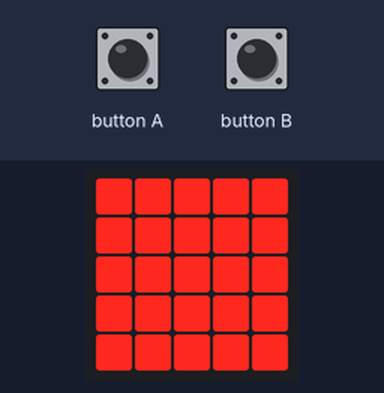
This program was run on a simulated BBC micro:bit (MakeCode). On the bench: the board's 5×5 LED display. The inputs (shaded band) are chosen by the test bench. Random numbers come from a fixed seed.

Above: at 0.1 s.
2.3 s: button A pressed for 0.15 s
At 4.1 s:
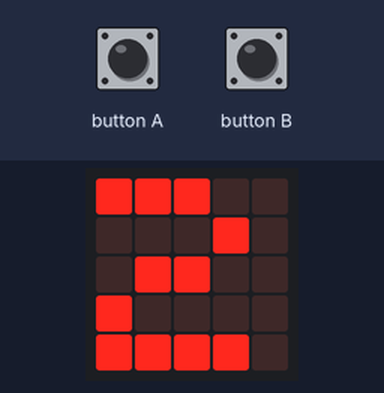
4.4 s: button B pressed for 0.15 s
At 5.8 s:
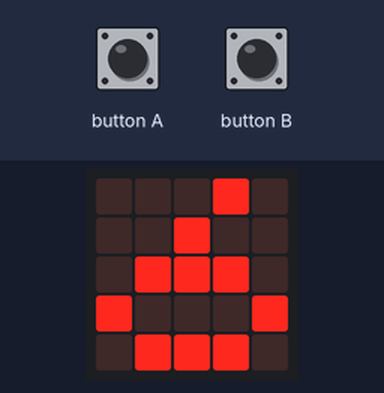
6.5 s: button A pressed for 0.15 s
At 7.4 s:
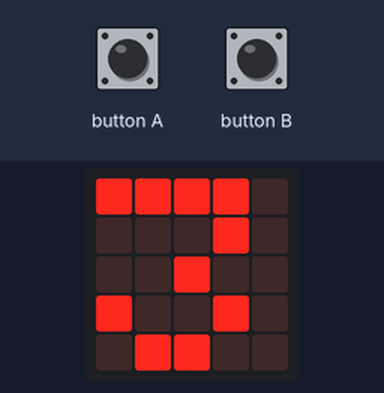
8.6 s: button B pressed for 0.15 s
At 10.2 s:
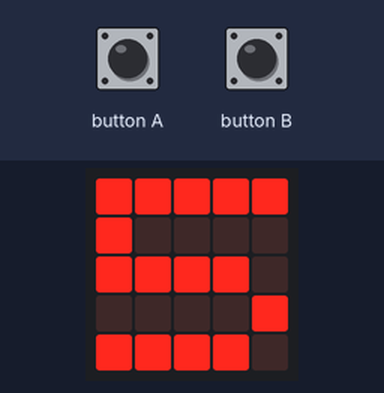
10.7 s: button B pressed for 0.15 s
At 11.2 s:
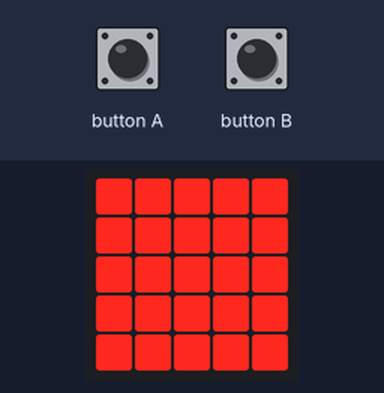
11.4 s: button B pressed for 0.15 s
At 12.85 s:
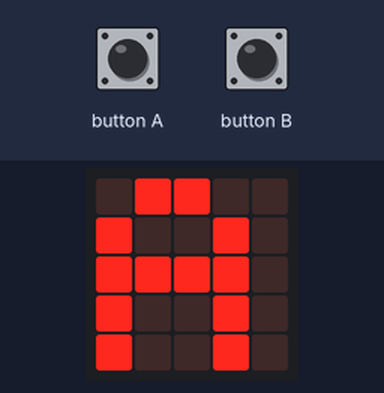
Timing chart, 0 to 13.1 s (numbered marks = the images above; inputs shaded):
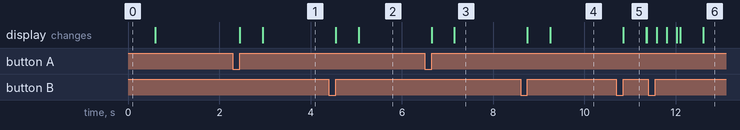

The program:

Dice.py
```python
def Random():
    return randint(1, 6)

def on_button_pressed_a():
    global number, double
    number = Random()
    double = 0
    basic.show_leds("""
        # # # # #
                # # # # #
                # # # # #
                # # # # #
                # # # # #
    """)
    basic.pause(100)
    basic.show_number(number)
input.on_button_pressed(Button.A, on_button_pressed_a)

def on_button_pressed_b():
    global number, number2, double
    number = Random()
    number2 = Random()
    double = 0
    basic.show_leds("""
        # # # # #
                # # # # #
                # # # # #
                # # # # #
                # # # # #
    """)
    basic.pause(100)
    if number == number2:
        double = 1
    if number + number2 == 10:
        basic.show_string("A")
    elif number + number2 == 11:
        basic.show_string("B")
    elif number + number2 == 12:
        basic.show_string("C")
    else:
        basic.show_number(number + number2)
input.on_button_pressed(Button.B, on_button_pressed_b)

number2 = 0
double = 0
number = 0
basic.show_leds("""
    # # # # #
        # # # # #
        # # # # #
        # # # # #
        # # # # #
""")
basic.pause(200)
basic.show_leds("""
    . . . . .
        . . . . .
        . . . . .
        . . . . .
        . . . . .
""")

def on_forever():
    if double == 1:
        led.toggle(4, 0)
        basic.pause(200)
basic.forever(on_forever)
```

Measured:
- after the input at 2.3 s, the display: first changes after 0.15 s (image 1 shows a later state)
- after the input at 4.4 s, the display: first changes after 0.15 s (image 2 shows a later state)
- after the input at 6.5 s, the display: first changes after 0.15 s (image 3 shows a later state)
- after the input at 8.6 s, the display: first changes after 0.15 s (image 4 shows a later state)
- after the input at 10.7 s, the display: changes after 0.15 s (image 5)
- what the display in image 5 shows lasts 0.5 s, from 10.9 s to 11.4 s
